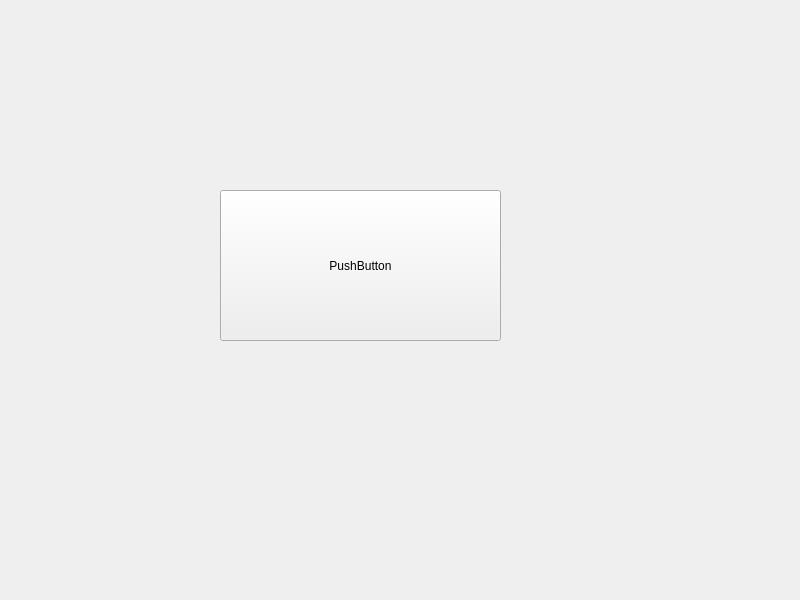
<?xml version="1.0" encoding="UTF-8"?>
<ui version="4.0">
 <class>Widget</class>
 <widget class="QWidget" name="Widget">
  <property name="geometry">
   <rect>
    <x>0</x>
    <y>0</y>
    <width>800</width>
    <height>600</height>
   </rect>
  </property>
  <property name="windowTitle">
   <string>Widget</string>
  </property>
  <widget class="QPushButton" name="pushButton">
   <property name="geometry">
    <rect>
     <x>220</x>
     <y>190</y>
     <width>281</width>
     <height>151</height>
    </rect>
   </property>
   <property name="text">
    <string>PushButton</string>
   </property>
  </widget>
 </widget>
 <resources/>
 <connections/>
</ui>
